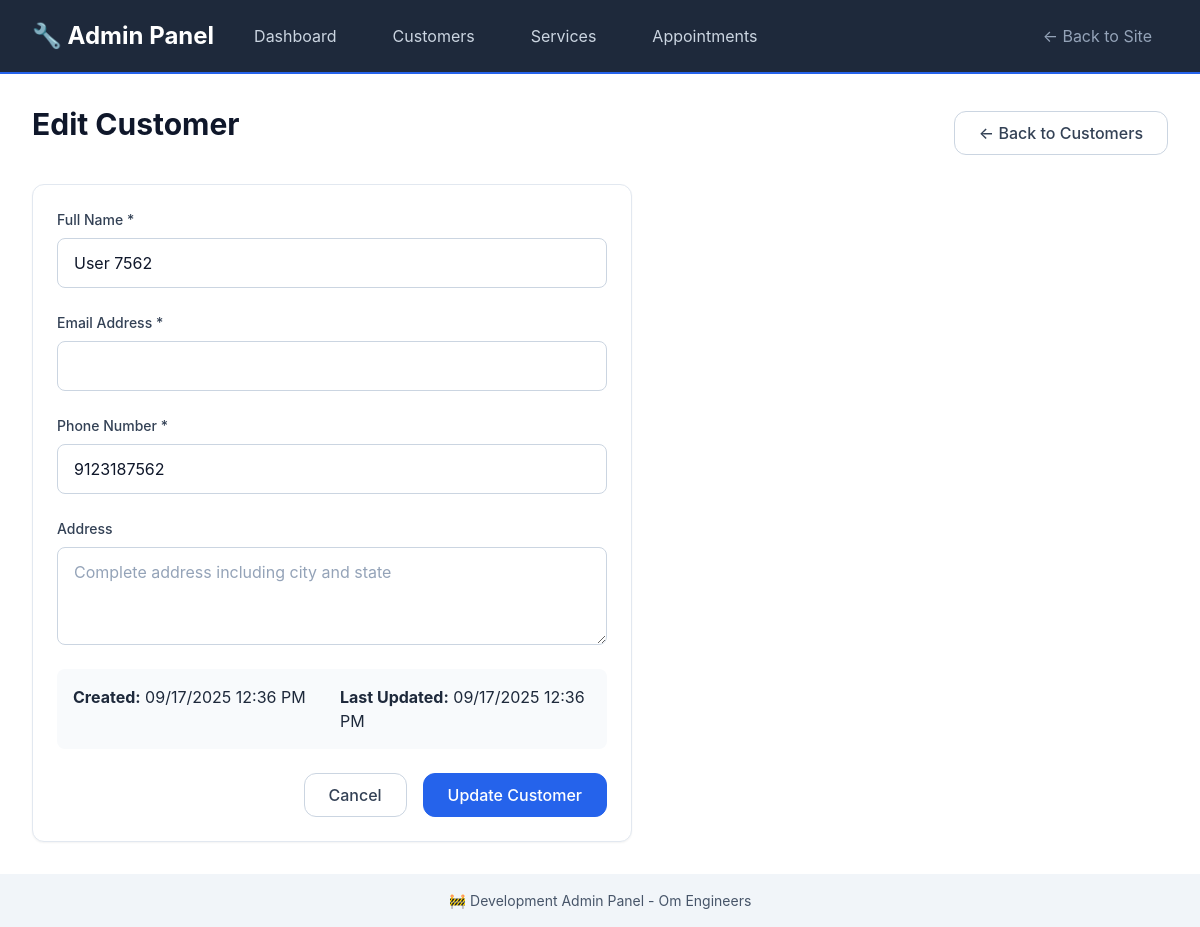
The page /admin/customers/1/edit on the database as committed earlier.
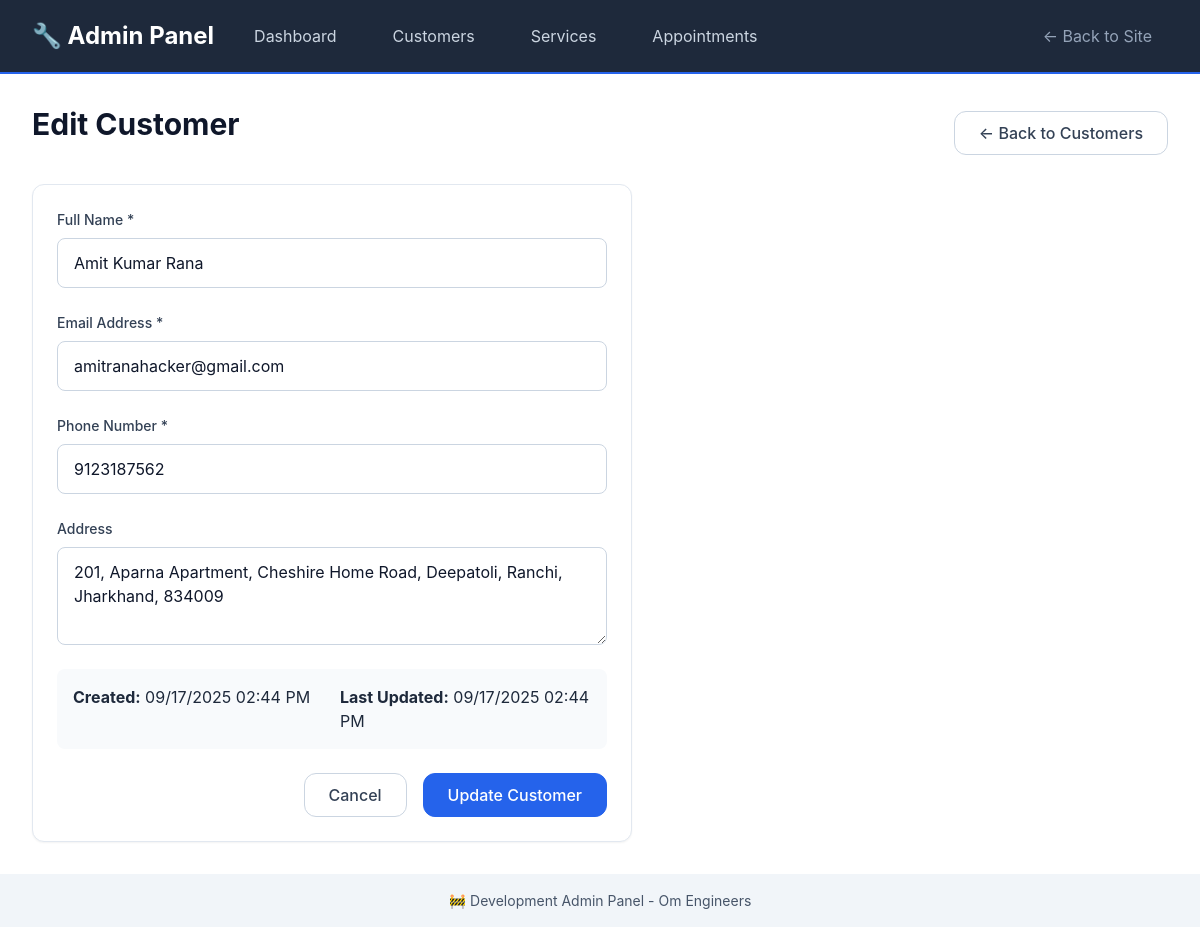
The same page on the database as committed later.
### models/customer_db.py (models this page shows, shortened)
class Customer(db.Model):
    __tablename__ = 'customers'
    id: Mapped[int] = mapped_column(primary_key=True)
    name: Mapped[str] = mapped_column(String(100), nullable=False)
    email: Mapped[str] = mapped_column(String(120), nullable=True, index=True)
    phone: Mapped[str] = mapped_column(String(20), nullable=False, index=True)
    address: Mapped[str] = mapped_column(Text, nullable=True)
    created_at: Mapped[datetime] = mapped_column(DateTime, default=datetime.utcnow)
    updated_at: Mapped[datetime] = mapped_column(DateTime, default=datetime.utcnow, onupdate=datetime.utcnow)
    appointments = db.relationship('Appointment', back_populates='customer', cascade='all, delete-orphan')

### routes/admin.py (the view)
@admin_bp.route('/customers/<int:customer_id>/edit')
def edit_customer(customer_id):
    customer = Customer.query.get_or_404(customer_id)
    return render_template('admin/customer_form.html', customer=customer)

### templates/admin/customer_form.html (shortened to what this page needs)
{% extends "admin/base.html" %}
{% block content %}
<div style="display: flex; justify-content: space-between; align-items: center; margin-bottom: var(--space-6);">
    <h1>{% if customer %}Edit Customer{% else %}Add New Customer{% endif %}</h1>
    <a href="{{ url_for('admin.customers') }}" class="btn btn-secondary">← Back to Customers</a>
</div>
<div class="card" style="max-width: 600px;">
    <form method="POST"
          action="{% if customer %}{{ url_for('admin.update_customer', customer_id=customer.id) }}{% else %}{{ url_for('admin.create_customer') }}{% endif %}">
        <div class="form-group">
            <label for="name" class="form-label">Full Name *</label>
            <input type="text" id="name" name="name" class="form-input"
                   value="{{ customer.name if customer else '' }}" required>
        </div>
        <div class="form-group">
            <label for="email" class="form-label">Email Address *</label>
            <input type="email" id="email" name="email" class="form-input"
                   value="{{ customer.email if customer else '' }}" required>
        </div>
        <div class="form-group">
            <label for="phone" class="form-label">Phone Number *</label>
            <input type="tel" id="phone" name="phone" class="form-input"
                   value="{{ customer.phone if customer else '' }}" required>
        </div>
        <div class="form-group">
            <label for="address" class="form-label">Address</label>
            <textarea id="address" name="address" class="form-input" rows="3"
                      placeholder="Complete address including city and state">{{ customer.address if customer else '' }}</textarea>
        </div>
        {% if customer %}
        <div style="display: grid; grid-template-columns: 1fr 1fr; gap: var(--space-4); margin-bottom: var(--space-6); padding: var(--space-4); background: var(--gray-50); border-radius: var(--border-radius);">
            <div>
                <strong>Created:</strong> {{ customer.created_at.strftime('%m/%d/%Y %I:%M %p') }}
            </div>
            <div>
                <strong>Last Updated:</strong> {{ customer.updated_at.strftime('%m/%d/%Y %I:%M %p') if customer.updated_at else 'Never' }}
            </div>
        </div>
        {% endif %}
        <div style="display: flex; gap: var(--space-4); justify-content: flex-end;">
            <a href="{{ url_for('admin.customers') }}" class="btn btn-secondary">Cancel</a>
            <button type="submit" class="btn btn-primary">
                {% if customer %}Update Customer{% else %}Create Customer{% endif %}
            </button>
        </div>
    </form>
</div>
{% endblock %}

Rows that differ between the two databases and show on the page:
changed Customer: name "User 7562" → "Amit Kumar Rana"; email (not shown) → "amitranahacker@gmail.com"; address (not shown) → "201, Aparna Apartment, Cheshire Home Road, Deepatoli, Ranchi, Jharkhand, 834009"; created_at "09/17/2025 12:36 PM" → "09/17/2025 02:44 PM"; updated_at "09/17/2025 12:36 PM" → "09/17/2025 02:44 PM"
